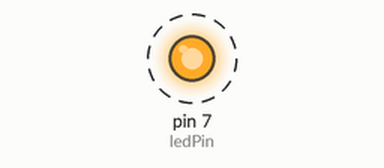
The sketch below on a simulated Arduino Uno, built with avr-gcc and run on an emulated ATmega328P. Parts: output pins drawn as LEDs (lit = HIGH). Dashed ring = blinking. What the sketch prints to the serial monitor is not drawn.

Above: at 0.5 s.
Timing chart, 0 to 4.6 s (numbered marks = the images above):
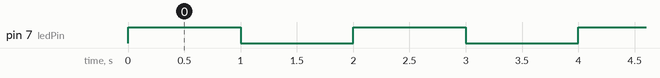

Measured:
- by itself, pin 7 (ledPin): alternates HIGH for 1.0 s and LOW for 1.0 s

The sketch:

SerialComms.ino
```cpp
//define the End Of Line delimiter
#define EOL "\n"

const int ledPin =  7;      // the number of the LED pin

void setup() {
  //start listening for messages
  Serial.begin(9600);
  Serial.print("INITIALIZING");
  Serial.print(EOL);

  // initialize the LED pin as an output:
  pinMode(ledPin, OUTPUT);

  //hardware ready
  Serial.print("READY");
  Serial.print(EOL);

}

void loop(){

  Serial.print(10, DEC);
  digitalWrite(7, HIGH);   // turn the LED on (HIGH is the voltage level)
  delay(1000);
  Serial.print(4, DEC);
  digitalWrite(7, LOW);   // turn the LED off by making the voltage LOW
  delay(1000);
  Serial.print(EOL);


}//end main loop
```
